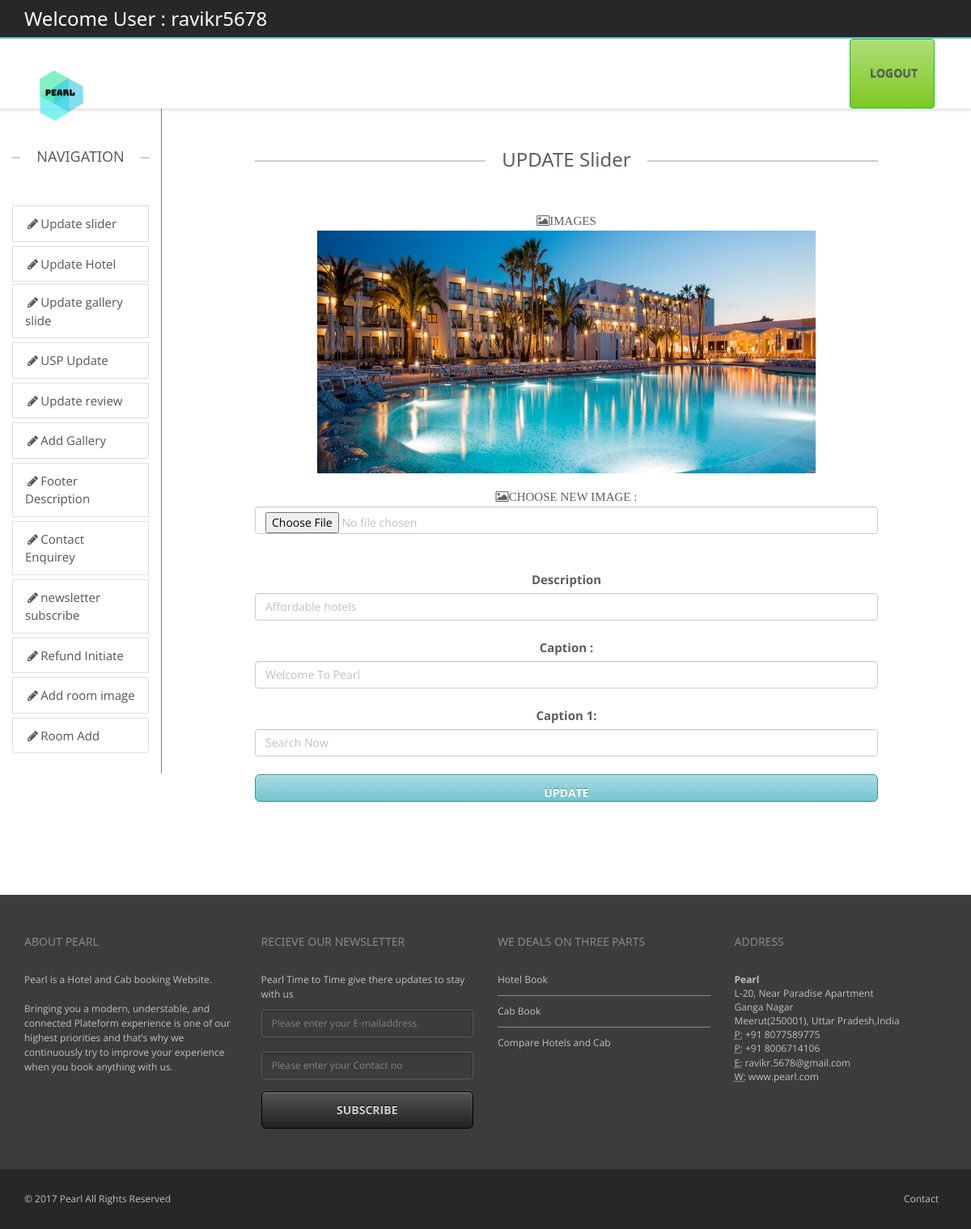
Screenshot of /backend/updateslider.php?idedit=8 (signed in) with the database file from the repository.
### tables this page shows
CREATE TABLE `slider` (
  `id` int(11) NOT NULL,
  `Path` varchar(200) DEFAULT NULL,
  `description` varchar(300) DEFAULT NULL,
  `caption` varchar(200) DEFAULT NULL,
  `caption2` varchar(200) DEFAULT NULL
);

### public_html/backend/updateslider.php (the view, shortened to what this page needs)
<?php
include("headeradmin.php");
include("navigation.php");?>
        <div class="col-sm-1 ">
        </div>
		<div class="col-sm-8">
        <?php
		     include("connect.php");
			 if(isset($_REQUEST['idedit']))
			 {
				 $id=$_REQUEST['idedit'];
				 $res=mysqli_query($con,"select * from slider where id='$id'")or die(mysqli_error($con));
		          $row=mysqli_fetch_array($res);
			 		?>
        <div class="containe-fluid text-center" >
             <h3 class="lined-heading mt50">
            <span>
            UPDATE Slider
            </span>
        </h3>
        <form action="slider.php" class="form-group" method="post" enctype="multipart/form-data" >
        <label class="fa fa-photo">IMAGES</label><br>
        <img src="../images/slides/<?php echo $row[1];?>" style="height:300px;width:80%;" /><br >
        <br />
        <label class="fa fa-photo" style="text-align:left">CHOOSE NEW IMAGE :</label>
        <input class="form-control" type="file" id="path" name="path"/><br>
        <input class="form-control" type="hidden" value="<?php echo $row[0];?>" name="id" id="id" /><br>
        <label >Description</label><br>
        <input class="form-control" type="text" value="<?php echo $row[2];?>" name="description" id="description"  /><br>
         <label >Caption :</label><br>
        <input class="form-control" type="text" value="<?php echo $row[3];?>" name="caption" id="caption" /><br>
        <label >Caption 1:</label><br>
        <input class="form-control" type="text" value="<?php echo $row[4];?>" name="caption1" id="caption1" /><br>
         <input type="submit" class="form-control btn btn-lg btn-primary" value="Update" />
        </form>
        <?php }?>
		</div>
		</div>
        <div class="col-sm-1">
        </div>
	</div>
</div>
<?php include("footer.php");?>

### public_html/backend/css/theme.css (style rules this page uses)
body { overflow-x: hidden; }
html, html a { -webkit-font-smoothing: antialiased !important; }
h1, h2, h3, h4, h5, h6, .h1, .h2, .h3, .h4, .h5, .h6 { font-family: "Open Sans", "Helvetica Neue", Helvetica, Arial, sans-serif; font-weight: 600; line-height: 1.1; color: #5e5e5e; }
h3, .h3 { font-size: 18px; }
.lined-heading { position: relative; margin-top: 0; margin-bottom: 50px; text-align: center; display: block; }
h1.lined-heading:before, h2.lined-heading:before, h3.lined-heading:before, h4.lined-heading:before, h5.lined-heading:before, h6.lined-heading:before { position: absolute; top: 50%; z-index: 1; display: block; width: 100%; height: 1px; border-top: 2px solid #ccc; content: ""; }
h1.lined-heading span, h2.lined-heading span, h3.lined-heading span, h4.lined-heading span, h5.lined-heading span, h6.lined-heading span { position: relative; z-index: 1; padding: 0 20px; background: #fff; display: inline-block; }
body ,.ui-widget, .revolution-starhotel { font-family: "Open Sans", "Helvetica Neue", Helvetica, Arial, sans-serif !important; font-size: 13px; }
.mt50 { margin-top: 50px; }
label { color: #5e5e5e; }
.form-control { color: #bfbfbf; }
.btn { background: -moz-linear-gradient(top, rgba(255,255,255,0.38) 0%, rgba(255,255,255,0) 100%); background: -webkit-gradient(linear, left top, left bottom, color-stop(0%, rgba(255,255,255,0.38)), color-stop(100%, rgba(255,255,255,0))); background: -webkit-linear-gradient(top, rgba(255,255,255,0.38) 0%, rgba(255,255,255,0) 100%); background: -o-linear-gradient(top, rgba(255,255,255,0.38) 0%, rgba(255,255,255,0) 100%); background: -ms-linear-gradient(top, rgba(255,255,255,0.38) 0%, rgba(255,255,255,0) 100%); background: linear-gradient(to bottom, rgba(255,255,255,0.38) 0%, rgba(255,255,255,0) 100%); filter: progid:DXImageTransform.Microsoft.gradient( startColorstr='#61ffffff', endColorstr='#00ffffff', GradientType=0 ); color: #ffffff; -webkit-box-shadow: inset 0 1px 0 0 rgba(255,255,255,0.3); box-shadow: inset 0 1px 0 0 rgba(255,255,255,0.3); -webkit-transition: all 0.1s ease-in; -moz-transition: all 0.1s ease-in; -ms-transition: all 0.1s ease-in; -o-transition: all 0.1s ease-in; transition: all 0.1s ease-in; text-transform: uppercase; font-weight: bold; }
.btn-lg { padding: 13px 18px; font-size: 14px; }

### public_html/backend/css/w3.css (style rules this page uses)
button,hr,input { overflow:visible }
html { box-sizing:border-box;-ms-text-size-adjust:100%;-webkit-text-size-adjust:100%;overflow-x:hidden }
*,:after,:before { box-sizing:inherit }
body { margin:0 }
img { border-style:none;margin-bottom:-5px }
button,input,select,textarea { font:inherit;margin:0 }
[type=reset],[type=submit],button,html [type=button] { -webkit-appearance:button }
body,html { font-family:Verdana,sans-serif;font-size:15px;line-height:1.5 }
h3 { font-size:24px }
h1,h2,h3,h4,h5,h6 { font-family:"Segoe UI",Arial,sans-serif;font-weight:400;margin:10px 0 }

### public_html/backend/css/colors/turquoise.css (style rules this page uses)
.btn-primary { background-color: #75c5cf; border-color: #35929e; text-shadow: 0 -1px 0 #50878e; }

### rows the page displays
slider: Path (picture), description "Affordable hotels", caption "Welcome To Pearl", caption1 "Search Now"

### other values shown
$_SESSION['login_user'] "ravikr5678"
